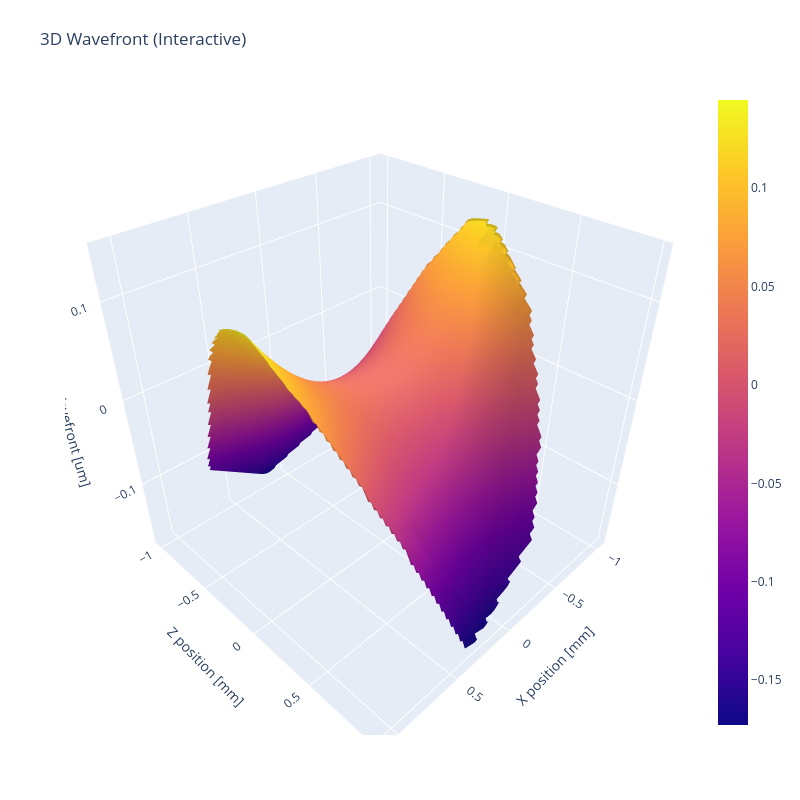

The code cell stored with this chart in its notebook:
### Code cell
import plotly.graph_objects as go

# Create an interactive 3D surface plot using plotly
fig_interactive = go.Figure(data=[go.Surface(
    z=wfe_detrend_um, 
    x=X * scalefactor, 
    y=Z * scalefactor, 
    colorscale='Plasma'
)])

fig_interactive.update_layout(
    title='3D Wavefront (Interactive)',
    scene=dict(
        xaxis_title='X position [mm]',
        yaxis_title='Z position [mm]',
        zaxis_title='Wavefront [um]'
    ),
    autosize=False,
    width=800,
    height=800,
    margin=dict(l=65, r=50, b=65, t=90)
)

fig_interactive.show()

### Figure 1 — Plotly figure (JSON) as saved in the notebook; plotly's stock layout.template omitted (floating-point values rounded to 4 significant figures; data arrays with more than 128 entries replaced by an {"elided": "..."} marker saying what was removed)
{"data": [{"colorscale": [[0, "#0d0887"], [0.1111, "#46039f"], [0.2222, "#7201a8"], [0.3333, "#9c179e"], [0.4444, "#bd3786"], [0.5556, "#d8576b"], [0.6667, "#ed7953"], [0.7778, "#fb9f3a"], [0.8889, "#fdca26"], [1, "#f0f921"]], "type": "surface", "x": {"elided": "101x101 float values"}, "y": {"elided": "101x101 float values"}, "z": {"elided": "101x101 float values"}}], "layout": {"autosize": false, "height": 800, "margin": {"b": 65, "l": 65, "r": 50, "t": 90}, "scene": {"xaxis": {"title": {"text": "X position [mm]"}}, "yaxis": {"title": {"text": "Z position [mm]"}}, "zaxis": {"title": {"text": "Wavefront [um]"}}}, "title": {"text": "3D Wavefront (Interactive)"}, "width": 800}}
